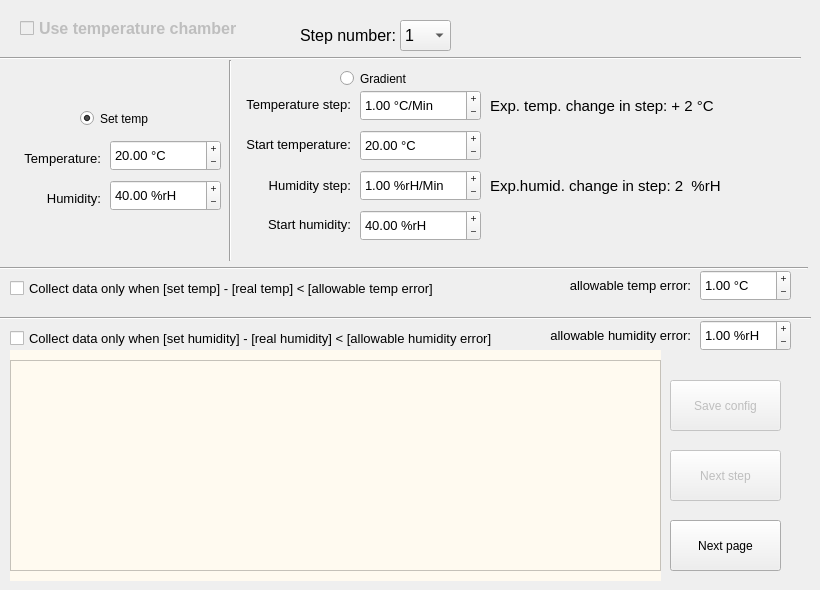
    <widget class="QWidget" name="temp_chamber_conf">
     <attribute name="title">
      <string>Temperature chamber</string>
     </attribute>
     <widget class="QLabel" name="step_num2_lbl">
      <property name="enabled">
       <bool>true</bool>
      </property>
      <property name="geometry">
       <rect>
        <x>300</x>
        <y>20</y>
        <width>101</width>
        <height>31</height>
       </rect>
      </property>
      <property name="font">
       <font>
        <pointsize>12</pointsize>
       </font>
      </property>
      <property name="text">
       <string>Step number: </string>
      </property>
     </widget>
     <widget class="QComboBox" name="step_num2_combo">
      <property name="enabled">
       <bool>true</bool>
      </property>
      <property name="geometry">
       <rect>
        <x>400</x>
        <y>20</y>
        <width>51</width>
        <height>31</height>
       </rect>
      </property>
      <property name="font">
       <font>
        <pointsize>12</pointsize>
       </font>
      </property>
      <item>
       <property name="text">
        <string>1</string>
       </property>
      </item>
     </widget>
     <widget class="QWidget" name="steps_widget2" native="true">
      <property name="geometry">
       <rect>
        <x>10</x>
        <y>350</y>
        <width>651</width>
        <height>231</height>
       </rect>
      </property>
      <property name="styleSheet">
       <string notr="true">background-color:#FFFAF0;</string>
      </property>
      <widget class="QTextEdit" name="steps_textEdit2">
       <property name="geometry">
        <rect>
         <x>0</x>
         <y>10</y>
         <width>651</width>
         <height>211</height>
        </rect>
       </property>
       <property name="cursorWidth">
        <number>0</number>
       </property>
       <property name="textInteractionFlags">
        <set>Qt::NoTextInteraction</set>
       </property>
      </widget>
     </widget>
     <widget class="QRadioButton" name="set_temp_radio">
      <property name="enabled">
       <bool>true</bool>
      </property>
      <property name="geometry">
       <rect>
        <x>80</x>
        <y>110</y>
        <width>82</width>
        <height>17</height>
       </rect>
      </property>
      <property name="text">
       <string>Set temp</string>
      </property>
      <property name="checked">
       <bool>true</bool>
      </property>
     </widget>
     <widget class="QRadioButton" name="set_gradient_radio">
      <property name="enabled">
       <bool>true</bool>
      </property>
      <property name="geometry">
       <rect>
        <x>340</x>
        <y>70</y>
        <width>82</width>
        <height>17</height>
       </rect>
      </property>
      <property name="text">
       <string>Gradient</string>
      </property>
     </widget>
     <widget class="QLabel" name="set_temp_lbl">
      <property name="enabled">
       <bool>true</bool>
      </property>
      <property name="geometry">
       <rect>
        <x>20</x>
        <y>150</y>
        <width>81</width>
        <height>16</height>
       </rect>
      </property>
      <property name="font">
       <font>
        <pointsize>10</pointsize>
       </font>
      </property>
      <property name="text">
       <string>Temperature:</string>
      </property>
      <property name="alignment">
       <set>Qt::AlignRight|Qt::AlignTrailing|Qt::AlignVCenter</set>
      </property>
     </widget>
     <widget class="QDoubleSpinBox" name="set_temp_spb">
      <property name="enabled">
       <bool>true</bool>
      </property>
      <property name="geometry">
       <rect>
        <x>110</x>
        <y>140</y>
        <width>111</width>
        <height>31</height>
       </rect>
      </property>
      <property name="font">
       <font>
        <pointsize>10</pointsize>
       </font>
      </property>
      <property name="wrapping">
       <bool>false</bool>
      </property>
      <property name="frame">
       <bool>true</bool>
      </property>
      <property name="buttonSymbols">
       <enum>QAbstractSpinBox::PlusMinus</enum>
      </property>
      <property name="suffix">
       <string> °C</string>
      </property>
      <property name="minimum">
       <double>-75.000000000000000</double>
      </property>
      <property name="maximum">
       <double>185.000000000000000</double>
      </property>
      <property name="singleStep">
       <double>0.100000000000000</double>
      </property>
      <property name="value">
       <double>20.000000000000000</double>
      </property>
     </widget>
     <widget class="QLabel" name="gr_temp_step_lbl">
      <property name="enabled">
       <bool>true</bool>
      </property>
      <property name="geometry">
       <rect>
        <x>240</x>
        <y>89</y>
        <width>111</width>
        <height>31</height>
       </rect>
      </property>
      <property name="font">
       <font>
        <pointsize>10</pointsize>
       </font>
      </property>
      <property name="text">
       <string>Temperature step:</string>
      </property>
      <property name="alignment">
       <set>Qt::AlignRight|Qt::AlignTrailing|Qt::AlignVCenter</set>
      </property>
     </widget>
     <widget class="QDoubleSpinBox" name="gr_temp_step_spb">
      <property name="enabled">
       <bool>true</bool>
      </property>
      <property name="geometry">
       <rect>
        <x>360</x>
        <y>90</y>
        <width>121</width>
        <height>31</height>
       </rect>
      </property>
      <property name="font">
       <font>
        <pointsize>10</pointsize>
       </font>
      </property>
      <property name="wrapping">
       <bool>false</bool>
      </property>
      <property name="frame">
       <bool>true</bool>
      </property>
      <property name="buttonSymbols">
       <enum>QAbstractSpinBox::PlusMinus</enum>
      </property>
      <property name="suffix">
       <string> °C/Min</string>
      </property>
      <property name="minimum">
       <double>-75.000000000000000</double>
      </property>
      <property name="maximum">
       <double>185.000000000000000</double>
      </property>
      <property name="singleStep">
       <double>0.100000000000000</double>
      </property>
      <property name="value">
       <double>1.000000000000000</double>
      </property>
     </widget>
     <widget class="QLabel" name="set_humidity_lbl">
      <property name="enabled">
       <bool>true</bool>
      </property>
      <property name="geometry">
       <rect>
        <x>20</x>
        <y>190</y>
        <width>81</width>
        <height>16</height>
       </rect>
      </property>
      <property name="font">
       <font>
        <pointsize>10</pointsize>
       </font>
      </property>
      <property name="text">
       <string>Humidity:</string>
      </property>
      <property name="alignment">
       <set>Qt::AlignRight|Qt::AlignTrailing|Qt::AlignVCenter</set>
      </property>
     </widget>
     <widget class="QDoubleSpinBox" name="set_humidity_spb">
      <property name="enabled">
       <bool>true</bool>
      </property>
      <property name="geometry">
       <rect>
        <x>110</x>
        <y>180</y>
        <width>111</width>
        <height>31</height>
       </rect>
      </property>
      <property name="font">
       <font>
        <pointsize>10</pointsize>
       </font>
      </property>
      <property name="wrapping">
       <bool>false</bool>
      </property>
      <property name="frame">
       <bool>true</bool>
      </property>
      <property name="buttonSymbols">
       <enum>QAbstractSpinBox::PlusMinus</enum>
      </property>
      <property name="suffix">
       <string> %rH</string>
      </property>
      <property name="minimum">
       <double>0.000000000000000</double>
      </property>
      <property name="maximum">
       <double>98.000000000000000</double>
      </property>
      <property name="singleStep">
       <double>0.100000000000000</double>
      </property>
      <property name="value">
       <double>40.000000000000000</double>
      </property>
     </widget>
     <widget class="QDoubleSpinBox" name="gr_humidity_step_spb">
      <property name="enabled">
       <bool>true</bool>
      </property>
      <property name="geometry">
       <rect>
        <x>360</x>
        <y>170</y>
        <width>121</width>
        <height>31</height>
       </rect>
      </property>
      <property name="font">
       <font>
        <pointsize>10</pointsize>
       </font>
      </property>
      <property name="wrapping">
       <bool>false</bool>
      </property>
      <property name="frame">
       <bool>true</bool>
      </property>
      <property name="buttonSymbols">
       <enum>QAbstractSpinBox::PlusMinus</enum>
      </property>
      <property name="suffix">
       <string> %rH/Min</string>
      </property>
      <property name="minimum">
       <double>0.000000000000000</double>
      </property>
      <property name="maximum">
       <double>98.000000000000000</double>
      </property>
      <property name="singleStep">
       <double>0.100000000000000</double>
      </property>
      <property name="value">
       <double>1.000000000000000</double>
      </property>
     </widget>
     <widget class="QLabel" name="gr_humidity_step_lbl">
      <property name="enabled">
       <bool>true</bool>
      </property>
      <property name="geometry">
       <rect>
        <x>260</x>
        <y>170</y>
        <width>91</width>
        <height>31</height>
       </rect>
      </property>
      <property name="font">
       <font>
        <pointsize>10</pointsize>
       </font>
      </property>
      <property name="text">
       <string>Humidity step:</string>
      </property>
      <property name="alignment">
       <set>Qt::AlignRight|Qt::AlignTrailing|Qt::AlignVCenter</set>
      </property>
     </widget>
     <widget class="QPushButton" name="next_pg2_btn">
      <property name="geometry">
       <rect>
        <x>670</x>
        <y>520</y>
        <width>111</width>
        <height>51</height>
       </rect>
      </property>
      <property name="text">
       <string>Next page</string>
      </property>
     </widget>
     <widget class="QPushButton" name="next_step_btn">
      <property name="enabled">
       <bool>false</bool>
      </property>
      <property name="geometry">
       <rect>
        <x>670</x>
        <y>450</y>
        <width>111</width>
        <height>51</height>
       </rect>
      </property>
      <property name="text">
       <string>Next step</string>
      </property>
     </widget>
     <widget class="Line" name="line1">
      <property name="geometry">
       <rect>
        <x>220</x>
        <y>60</y>
        <width>20</width>
        <height>201</height>
       </rect>
      </property>
      <property name="orientation">
       <enum>Qt::Vertical</enum>
      </property>
     </widget>
     <widget class="QLabel" name="gr_temp_step_info_lbl">
      <property name="enabled">
       <bool>true</bool>
      </property>
      <property name="geometry">
       <rect>
        <x>490</x>
        <y>90</y>
        <width>311</width>
        <height>31</height>
       </rect>
      </property>
      <property name="font">
       <font>
        <pointsize>11</pointsize>
       </font>
      </property>
      <property name="text">
       <string>Exp. temp. change in step: + 2 °C</string>
      </property>
     </widget>
     <widget class="QLabel" name="gr_humidity_step_info_lbl">
      <property name="enabled">
       <bool>true</bool>
      </property>
      <property name="geometry">
       <rect>
        <x>490</x>
        <y>170</y>
        <width>311</width>
        <height>31</height>
       </rect>
      </property>
      <property name="font">
       <font>
        <pointsize>11</pointsize>
       </font>
      </property>
      <property name="text">
       <string>Exp.humid. change in step: 2  %rH</string>
      </property>
     </widget>
     <widget class="QLabel" name="gr_temp_lbl">
      <property name="enabled">
       <bool>true</bool>
      </property>
      <property name="geometry">
       <rect>
        <x>230</x>
        <y>129</y>
        <width>121</width>
        <height>31</height>
       </rect>
      </property>
      <property name="font">
       <font>
        <pointsize>10</pointsize>
       </font>
      </property>
      <property name="text">
       <string>Start temperature:</string>
      </property>
      <property name="alignment">
       <set>Qt::AlignRight|Qt::AlignTrailing|Qt::AlignVCenter</set>
      </property>
     </widget>
     <widget class="QDoubleSpinBox" name="gr_temp_spb">
      <property name="enabled">
       <bool>true</bool>
      </property>
      <property name="geometry">
       <rect>
        <x>360</x>
        <y>130</y>
        <width>121</width>
        <height>31</height>
       </rect>
      </property>
      <property name="font">
       <font>
        <pointsize>10</pointsize>
       </font>
      </property>
      <property name="wrapping">
       <bool>false</bool>
      </property>
      <property name="frame">
       <bool>true</bool>
      </property>
      <property name="buttonSymbols">
       <enum>QAbstractSpinBox::PlusMinus</enum>
      </property>
      <property name="suffix">
       <string> °C</string>
      </property>
      <property name="minimum">
       <double>-75.000000000000000</double>
      </property>
      <property name="maximum">
       <double>175.000000000000000</double>
      </property>
      <property name="singleStep">
       <double>0.100000000000000</double>
      </property>
      <property name="value">
       <double>20.000000000000000</double>
      </property>
     </widget>
     <widget class="QDoubleSpinBox" name="gr_humidity_spb">
      <property name="enabled">
       <bool>true</bool>
      </property>
      <property name="geometry">
       <rect>
        <x>360</x>
        <y>210</y>
        <width>121</width>
        <height>31</height>
       </rect>
      </property>
      <property name="font">
       <font>
        <pointsize>10</pointsize>
       </font>
      </property>
      <property name="wrapping">
       <bool>false</bool>
      </property>
      <property name="frame">
       <bool>true</bool>
      </property>
      <property name="buttonSymbols">
       <enum>QAbstractSpinBox::PlusMinus</enum>
      </property>
      <property name="suffix">
       <string> %rH</string>
      </property>
      <property name="minimum">
       <double>0.000000000000000</double>
      </property>
      <property name="maximum">
       <double>98.000000000000000</double>
      </property>
      <property name="singleStep">
       <double>0.100000000000000</double>
      </property>
      <property name="value">
       <double>40.000000000000000</double>
      </property>
     </widget>
     <widget class="QLabel" name="gr_humidity_lbl">
      <property name="enabled">
       <bool>true</bool>
      </property>
      <property name="geometry">
       <rect>
        <x>240</x>
        <y>209</y>
        <width>111</width>
        <height>31</height>
       </rect>
      </property>
      <property name="font">
       <font>
        <pointsize>10</pointsize>
       </font>
      </property>
      <property name="text">
       <string>Start humidity:</string>
      </property>
      <property name="alignment">
       <set>Qt::AlignRight|Qt::AlignTrailing|Qt::AlignVCenter</set>
      </property>
     </widget>
     <widget class="QCheckBox" name="use_temp_chamber_chkbox">
      <property name="enabled">
       <bool>false</bool>
      </property>
      <property name="geometry">
       <rect>
        <x>20</x>
        <y>20</y>
        <width>251</width>
        <height>17</height>
       </rect>
      </property>
      <property name="font">
       <font>
        <pointsize>12</pointsize>
        <weight>75</weight>
        <bold>true</bold>
       </font>
      </property>
      <property name="text">
       <string>Use temperature chamber</string>
      </property>
      <property name="checkable">
       <bool>false</bool>
      </property>
     </widget>
     <widget class="Line" name="line2">
      <property name="geometry">
       <rect>
        <x>-3</x>
        <y>260</y>
        <width>811</width>
        <height>16</height>
       </rect>
      </property>
      <property name="orientation">
       <enum>Qt::Horizontal</enum>
      </property>
     </widget>
     <widget class="Line" name="line3">
      <property name="geometry">
       <rect>
        <x>-10</x>
        <y>50</y>
        <width>811</width>
        <height>16</height>
       </rect>
      </property>
      <property name="orientation">
       <enum>Qt::Horizontal</enum>
      </property>
     </widget>
     <widget class="QCheckBox" name="use_allowable_temp_err_chkbox">
      <property name="enabled">
       <bool>true</bool>
      </property>
      <property name="geometry">
       <rect>
        <x>10</x>
        <y>280</y>
        <width>481</width>
        <height>17</height>
       </rect>
      </property>
      <property name="font">
       <font>
        <pointsize>10</pointsize>
       </font>
      </property>
      <property name="text">
       <string>Collect data only when [set temp] - [real temp] &lt; [allowable temp error]</string>
      </property>
     </widget>
     <widget class="QCheckBox" name="use_allowable_humidity_err_chkbox">
      <property name="enabled">
       <bool>true</bool>
      </property>
      <property name="geometry">
       <rect>
        <x>10</x>
        <y>330</y>
        <width>541</width>
        <height>17</height>
       </rect>
      </property>
      <property name="font">
       <font>
        <pointsize>10</pointsize>
       </font>
      </property>
      <property name="text">
       <string>Collect data only when [set humidity] - [real humidity] &lt; [allowable humidity error]</string>
      </property>
     </widget>
     <widget class="QLabel" name="allowable_temp_err_lbl">
      <property name="enabled">
       <bool>true</bool>
      </property>
      <property name="geometry">
       <rect>
        <x>520</x>
        <y>270</y>
        <width>171</width>
        <height>31</height>
       </rect>
      </property>
      <property name="font">
       <font>
        <pointsize>10</pointsize>
       </font>
      </property>
      <property name="text">
       <string>allowable temp error:</string>
      </property>
      <property name="alignment">
       <set>Qt::AlignRight|Qt::AlignTrailing|Qt::AlignVCenter</set>
      </property>
     </widget>
     <widget class="QDoubleSpinBox" name="allowable_temp_err_spb">
      <property name="enabled">
       <bool>true</bool>
      </property>
      <property name="geometry">
       <rect>
        <x>700</x>
        <y>270</y>
        <width>91</width>
        <height>31</height>
       </rect>
      </property>
      <property name="font">
       <font>
        <pointsize>10</pointsize>
       </font>
      </property>
      <property name="wrapping">
       <bool>false</bool>
      </property>
      <property name="frame">
       <bool>true</bool>
      </property>
      <property name="buttonSymbols">
       <enum>QAbstractSpinBox::PlusMinus</enum>
      </property>
      <property name="suffix">
       <string> °C</string>
      </property>
      <property name="minimum">
       <double>0.000000000000000</double>
      </property>
      <property name="maximum">
       <double>70.000000000000000</double>
      </property>
      <property name="singleStep">
       <double>0.100000000000000</double>
      </property>
      <property name="value">
       <double>1.000000000000000</double>
      </property>
     </widget>
     <widget class="Line" name="line4">
      <property name="geometry">
       <rect>
        <x>0</x>
        <y>310</y>
        <width>811</width>
        <height>16</height>
       </rect>
      </property>
      <property name="orientation">
       <enum>Qt::Horizontal</enum>
      </property>
     </widget>
     <widget class="QLabel" name="allowable_humidity_err_lbl">
      <property name="enabled">
       <bool>true</bool>
      </property>
      <property name="geometry">
       <rect>
        <x>520</x>
        <y>320</y>
        <width>171</width>
        <height>31</height>
       </rect>
      </property>
      <property name="font">
       <font>
        <pointsize>10</pointsize>
       </font>
      </property>
      <property name="text">
       <string>allowable humidity error:</string>
      </property>
      <property name="alignment">
       <set>Qt::AlignRight|Qt::AlignTrailing|Qt::AlignVCenter</set>
      </property>
     </widget>
     <widget class="QDoubleSpinBox" name="allowable_humidity_err_spb">
      <property name="enabled">
       <bool>true</bool>
      </property>
      <property name="geometry">
       <rect>
        <x>700</x>
        <y>320</y>
        <width>91</width>
        <height>31</height>
       </rect>
      </property>
      <property name="font">
       <font>
        <pointsize>10</pointsize>
       </font>
      </property>
      <property name="wrapping">
       <bool>false</bool>
      </property>
      <property name="frame">
       <bool>true</bool>
      </property>
      <property name="buttonSymbols">
       <enum>QAbstractSpinBox::PlusMinus</enum>
      </property>
      <property name="suffix">
       <string> %rH</string>
      </property>
      <property name="minimum">
       <double>0.000000000000000</double>
      </property>
      <property name="maximum">
       <double>40.000000000000000</double>
      </property>
      <property name="singleStep">
       <double>0.100000000000000</double>
      </property>
      <property name="value">
       <double>1.000000000000000</double>
      </property>
     </widget>
     <widget class="QPushButton" name="save_cfg_btn2">
      <property name="enabled">
       <bool>false</bool>
      </property>
      <property name="geometry">
       <rect>
        <x>670</x>
        <y>380</y>
        <width>111</width>
        <height>51</height>
       </rect>
      </property>
      <property name="text">
       <string>Save config</string>
      </property>
     </widget>
    </widget>
